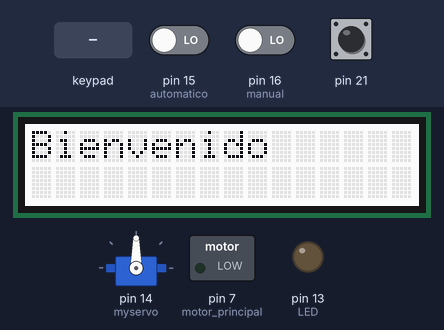
Simulated run of this sketch. Board: Arduino Mega 2560, built with avr-gcc and run on an emulated ATmega2560. Parts: servo, 16×2 character LCD, switched loads named in the sketch (green lamp = pin HIGH), output pins drawn as LEDs (lit = HIGH). Inputs (shaded band) come from the test bench; at power-on: pin 15 (automatico) LOW, pin 16 (manual) LOW, pin 21 HIGH. What the sketch prints to the serial monitor is not drawn.

Above: at 0.2 s.
4.4 s: pin 15 (automatico) driven HIGH
At 4.8 s:
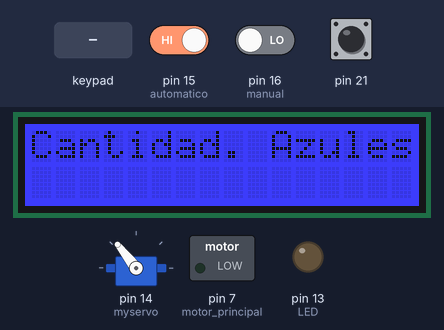
5.9 s: keypad keys 1 3 9 7 2 2 2 2 pressed 0.4 s apart
At 7.8 s:
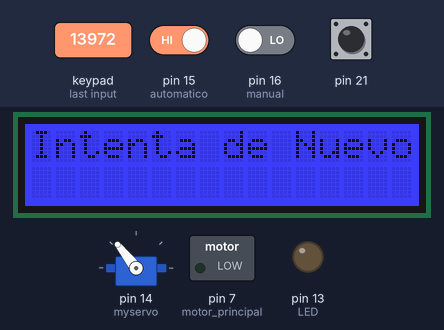
10.6 s: key 'A' pressed
13.6 s: keypad keys 2 8 2 6 2 4 2 2 pressed 0.4 s apart
At 17.2 s:
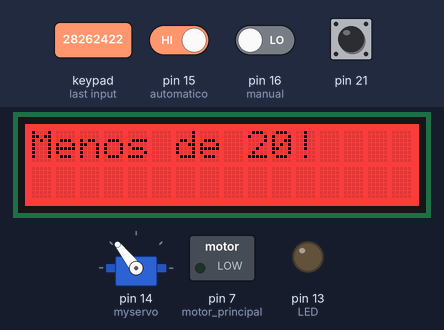
18.3 s: key '*' pressed
21.3 s: keypad keys 1 3 9 7 2 2 2 2 # pressed 0.4 s apart
At 26.7 s:
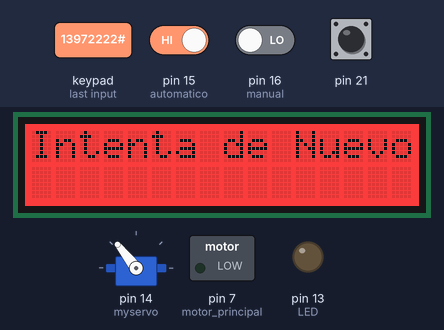
Timing chart, 0 to 28.2 s (numbered marks = the images above; inputs shaded):
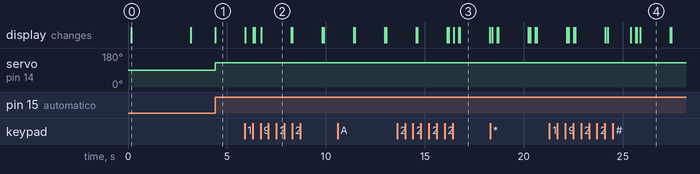

Measured:
- after the input at 4.4 s, servo on pin 14 (myservo): 90° → 128° at once; the display: changes at once (image 1)
- after the input at 5.9 s, the display: first changes at once (image 2 shows a later state)
- after the input at 21.3 s, the display: first differs from a run without the input after 4.1 s (image 4 shows a later state)
- what the display in image 0 shows lasts 3.0 s, from 0.2 s to 3.2 s
- what the display in image 3 shows lasts 1.5 s, from 16.8 s to 18.3 s

The sketch:

Proyecto_Definitivo.ino
```cpp
#include <Arduino.h>
#include <Keypad.h> //incluye librería de teclado
#include <Wire.h> //incluye librería de comunicación
#include "rgb_lcd.h" //inclye librería de pantalla LCD
#include <Servo.h> // incluye librería de servo

Servo myservo; //declara Servo
//Servo
int val;
//Display
rgb_lcd lcd; //declara pantalla LCD
const int colorR = 255;
const int colorG = 255;
const int colorB = 255;
//Teclado
const byte filas =4;
const byte columnas=4;

char teclado[filas][columnas]={
  {'1','4','7','*'},
  {'2','5','8','0'},
  {'3','6','9','#'},
  {'A','B','C','D'}
  };
byte filasPines[filas] = {28,26,24,22};
byte columnasPines[columnas ] = {36 ,34 ,32 ,30};
Keypad datos = Keypad(makeKeymap (teclado),filasPines,columnasPines,filas,columnas);

//botones
int blue=50;// valor ASCII para Azules
int red=51; // valor ASCII para rojos
int green=52; // valor ASCII para verdes
int x=0;
int a;
int b;
int c;
int z=0;
int d;
char car1;
char car2;
int cuentas; // cuenta para cada ciclo
int cazul; // cuenta de azules
int crojo; // cuenta de rojos
int cverde; // cuenta de verdes

//Variables de Sensor de Color
int S0 = 8;//pinB
int S1 = 9;//pinA
int S2 = 12;//pinE
int S3 = 11;//pinF
int taosOutPin = 10;//pinC
int LED = 13;
float whites;
float reds;
float blues;
float greens;

//LDR
int pinLDR1 = 1;
int pinLDR2 = 0;
int pinLDR3 = 2;
int valorLDR1;
int valorLDR2;
int valorLDR3;

//motores
int motor1 = 4;
int motor2 = 5;
int motor3 = 6;
int motor_principal=7;

int automatico=15;// botón de selección automático
int manual=16;//botón de selección manual
int boton_paro=17;
const byte interruptPin=2;

void setup() {
  attachInterrupt(interruptPin, loop, LOW);
  pinMode(boton_paro, INPUT);
  pinMode(automatico, INPUT);
  pinMode(manual, INPUT);
  valorLDR1 = analogRead(pinLDR1);
  valorLDR2 = analogRead(pinLDR2);
  valorLDR3 = analogRead(pinLDR3);
  myservo.attach(14);
  //Inicio de Pantalla
  pinMode(blue,INPUT); //inicio de pin azul
  pinMode(red,INPUT); // inicio de pin rojo
  pinMode(green, INPUT); // inicio de pin verde
  lcd.begin(16, 2); //inicio de LCD
  lcd.setRGB(colorR, colorG, colorB); // pantalla blanca
  Serial.begin(115200); // inicia comunicación serial
  TCS3200setup(); //inicio de Sensor de Color
  Serial.print("\n\n\nready\n\n\n");
  delay(100);
  lcd.setCursor(0,0);
  lcd.print("Bienvenido");
  Serial.println("hola1");
  delay(3000);
  lcd.clear();
}

void loop() {
  Serial.println("error");
  if (digitalRead(automatico)==HIGH){
    int constante_conteo=10;
    Serial.println("automatico");
    while (constante_conteo>0){
      analogWrite(motor_principal, HIGH);
      while(reds>20){
        seleccion_color();
        Serial.println("hola");
      }
      servo_color();
      constante_conteo--;
    }
    analogWrite(motor_principal, LOW);
    seleccion();
    conteo();
  }
  if (digitalRead(manual)==HIGH){
    seleccion_color();
    servo_color();
  }
}


void seleccion(){
  while (z==0){ // cantidad de azules a seleccionar
    lcd.setRGB(0,0,255);
    lcd.clear();
    lcd.setCursor(0,0);
    lcd.print("Cantidad. Azules");
    cuenta();
    x=0;
    //Serial.print("Cantidad de Azules:   ");
    //Serial.println(cuentas);
    lcd.clear();
    cazul=cuentas; // cantidad de azules seleccionados
    //Serial.println(z);
  }
  z=0;
  while(z==0){ //cantidad de rojos a seleccionar
    lcd.setRGB(255,0,0);
    lcd.clear();
    lcd.setCursor(0,0);
    lcd.print("Cantidad. Rojos");
    cuenta();
    x=0;
    //Serial.print("Cantidad de Rojos:   ");
    //Serial.println(cuentas);
    lcd.clear();
    //Serial.println(z);
    crojo=cuentas; // cantidad de rojos seleccionados
  }
  z=0;
  while(z==0){ //cantidad de verdes a seleccionar
    lcd.setRGB(0,255,0);
    lcd.clear();
    lcd.setCursor(0,0);
    lcd.print("Cantidad. Verdes");
    cuenta();
    x=0;
    //Serial.print("Cantidad de Verdes:   ");
    //Serial.println(cuentas);
    lcd.clear();
    cverde=cuentas; //cantidad de verdes seleccionados
  }
  z=0;
  Serial.println(cazul);
  Serial.println(crojo);
  Serial.println(cverde);
}

void cuenta(){
  cuentas=0;
   while (x<2){
      char car=datos.getKey();
      if (car){
        switch (car){
          case 'A':
            lcd.clear();
            lcd.setCursor(0,0);
            lcd.print("No Se Aceptan");
            lcd.setCursor(0,1);
            lcd.print("Letras!");
            x=3;
            delay(1000);
            break;
          case 'B':
            lcd.clear();
            lcd.setCursor(0,0);
            lcd.print("No Se Aceptan");
            lcd.setCursor(0,1);
            lcd.print("Letras!");
            delay(1000);
            x=3;
            break;
          case 'C':
            lcd.clear();
            lcd.setCursor(0,0);
            lcd.print("No Se Aceptan");
            lcd.setCursor(0,1);
            lcd.print("Letras!");
            delay(1000);
            x=3;
            break;
          case 'D':
            lcd.clear();
            lcd.setCursor(0,0);
            lcd.print("No Se Aceptan");
            lcd.setCursor(0,1);
            lcd.print("Letras!");
            x=3;
            delay(1000);
            break;
          case '*':
            lcd.clear();
            lcd.setCursor(0,0);
            lcd.print("No Se Aceptan");
            lcd.setCursor(0,1);
            lcd.print("Letras!");
            delay(1000);
            break;
          case '#':
            lcd.clear();
            lcd.setCursor(0,0);
            lcd.print("No Se Aceptan");
            lcd.setCursor(0,1);
            lcd.print("Letras!");
            x=3;
            delay(1000);
            break;
          default:
            lcd.setCursor(x,1);
            lcd.print(car);
            if (x==0){
              car1=car;
              a=car;
              b=car-48;
            }
            if (x==1){
              car2=car;
              c=car;
              d=car-48;
              cuentas=(b*10)+d;
            }
            x++;
            break;
        }
      }
      delay(50);
    }
    if (cuentas<=20){
      while(x==2){
        lcd.setCursor(0,0);
        lcd.print("Seguro?         ");
        lcd.setCursor(0,1);
        lcd.print(car1);
        lcd.setCursor(1,1);
        lcd.print(car2);
        char cara=datos.getKey();
        if (cara){
          if (cara=='A'){
            Serial.println("cont");
            lcd.clear();
            lcd.setCursor(0,0);
            //lcd.print("Continuara...");
            //delay(3000);
            z=1;
            x=0;
          }
          else if (cara=='D'){
            Serial.println("reinicio");
            lcd.clear();
            lcd.setCursor(0,0);
            lcd.print("Reiniciando");
            x=3;
            delay(1500);
          }
          else{
            Serial.println("fallo");
            lcd.clear();
            lcd.setCursor(0,0);
            lcd.print("Intenta de Nuevo!!");
            delay(1500);
          }
        }
      }
  }
  else {
    Serial.println("Muy Grande");
    lcd.clear();
    lcd.setCursor(0,0);
    lcd.print("Menos de 20!");
    cuentas=0;
    delay(1500);
  }
}

void seleccion_color(){
  detectColor(taosOutPin);
  Serial.print("\n\n\n");
  delay(50);
}

int detectColor(int taosOutPin){

  whites = colorRead(taosOutPin,0,1);
  reds = colorRead(taosOutPin,1,1);
  blues = colorRead(taosOutPin,2,1);
  greens = colorRead(taosOutPin,3,1);

  green=green-10;
  red=red+1;
  blue=blue-3;

  //Serial.print("white ");
  //Serial.println(white);

  Serial.print("red ");
  Serial.println(red);

  Serial.print("blue ");
  Serial.println(blue);

  Serial.print("green ");
  Serial.println(green);

}

float colorRead(int taosOutPin, int color, boolean LEDstate){
  taosMode(1);

  int sensorDelay = 1;

  if(color == 0){//white
  digitalWrite(S3, LOW); //S3
  digitalWrite(S2, HIGH); //S2
  }

  else if(color == 1){//red
  digitalWrite(S3, LOW); //S3
  digitalWrite(S2, LOW); //S2
  }

  else if(color == 2){//blue
  digitalWrite(S3, HIGH); //S3
  digitalWrite(S2, LOW); //S2
  }

  else if(color == 3){//green
  digitalWrite(S3, HIGH); //S3
  digitalWrite(S2, HIGH); //S2
  }

  float readPulse;

  if(LEDstate == 0){
      digitalWrite(LED, LOW);
  }
  if(LEDstate == 1){
      digitalWrite(LED, HIGH);
  }

  delay(sensorDelay);

  readPulse = pulseIn(taosOutPin, LOW, 80000);
  if(readPulse < .1){
  readPulse = 80000;
  }
  taosMode(0);
  return readPulse;
}

void taosMode(int mode){

    if(mode == 0){
      digitalWrite(LED, LOW);
      digitalWrite(S0, LOW); //S0
      digitalWrite(S1, LOW); //S1
    }
    else if(mode == 1){
      digitalWrite(S0, HIGH); //S0
      digitalWrite(S1, HIGH); //S1
    }
    else if(mode == 2){
      digitalWrite(S0, HIGH); //S0
      digitalWrite(S1, LOW); //S1
    }
    else if(mode == 3){
      digitalWrite(S0, LOW); //S0
      digitalWrite(S1, HIGH); //S1
    }

    return;

}

void TCS3200setup(){
    pinMode(LED,OUTPUT); //LED pinD

    //color mode selection
    pinMode(S2,OUTPUT); //S2 pinE
    pinMode(S3,OUTPUT); //s3 pinF

    pinMode(taosOutPin, INPUT); //taosOutPin pinC

    pinMode(S0,OUTPUT); //S0 pinB
    pinMode(S1,OUTPUT); //S1 pinA

    return;
}

void servo_color(){
  val = map(val, 0, 1023, 0, 180);
  red=red+3;
  green=green-1.5;
  blue=blue-1;
  if (red<blue && red<green){
    myservo.write(75);
  }
  if (blue<red && blue<green){
    myservo.write(128);
  }
  if (green<10 && red>green){
    myservo.write(180);
  }
}

void conteo(){
   while(crojo!=0){
     analogWrite(motor1, 360);
     if (analogRead(pinLDR1)<valorLDR1){
      crojo=crojo-1;
     }
   }
   while(cazul!=0){
     analogWrite(motor2, 360);
     if (analogRead(pinLDR2)<valorLDR2){
      cazul=cazul-1;
     }
   }
   while(cverde!=0){
     analogWrite(motor3, 360);
     if (analogRead(pinLDR3)<valorLDR3){
      cverde=cverde-1;
     }
   }
}
```
